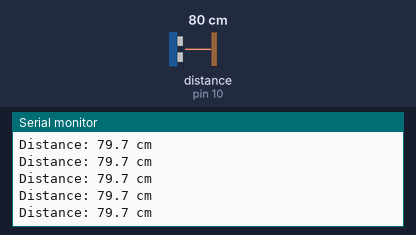
Recording of a sketch running on a simulated Arduino Uno, built with avr-gcc and run on an emulated ATmega328P. On the bench: the last lines printed to the serial monitor. Wiring (inferred from the names in the program): ultrasonic range finder: trigger pin 9; echo pin 10. The inputs (shaded band) are chosen by the test bench; at power-on: distance to the obstacle (sensor on pin 10) 80 cm. The echo pulse lasts 58.3 µs per cm.

Above: at 1.2 s.
1.3 s: distance to the obstacle (sensor on pin 10) set to 299 cm
At 1.62 s:
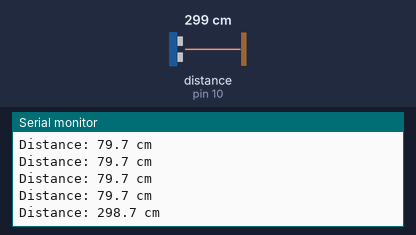
4.3 s: distance to the obstacle (sensor on pin 10) set to 2 cm
At 4.45 s:
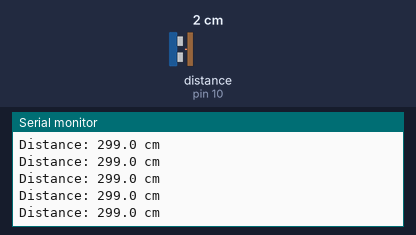
Timing chart, 0 to 7.3 s (numbered marks = the images above; inputs shaded):
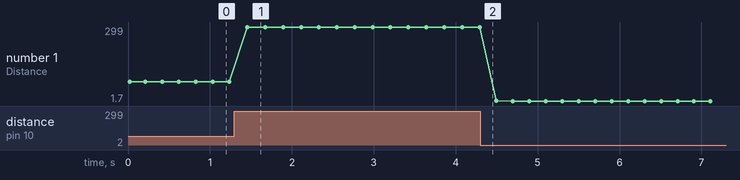

Measured:
- after the input at 1.3 s, the serial monitor: prints a new line after 0.16 s (image 1)
- plotted number 1: 79.7 → 299 after the input at 1.3 s, 299 → 1.7 after the input at 4.3 s

The sketch:

05_HC-SR04_Ultrason.ino
```cpp
/*
 * =====================================================================
 *  Arduino Lab Nexus v6.1.0 STABLE  -  HC-SR04 Ultrason
 * =====================================================================
 *  Explication : Mesure de distance par ultrasons avec timeout (aucune bibliothèque).
 *  Carte       : Arduino UNO / Nano (ATmega328P) - compatible Mega
 *  Moniteur    : 9600 bauds
 *
 *  Câblage :
 *   Arduino 5V     -> HC-SR04 VCC
 *   Arduino D9     -> HC-SR04 TRIG
 *   Arduino D10    -> HC-SR04 ECHO
 *   Arduino GND    -> HC-SR04 GND
 *
 *  Bibliothèques requises (arduino-cli lib install "...") : aucune
 * =====================================================================
 */
// @libs:

const uint8_t PIN_TRIG = 9;
const uint8_t PIN_ECHO = 10;
const unsigned long TIMEOUT_US = 30000UL;   // ~5 m max

// Retourne la distance en cm, ou -1 si aucun écho
float mesurerDistanceCm() {
  digitalWrite(PIN_TRIG, LOW);  delayMicroseconds(2);
  digitalWrite(PIN_TRIG, HIGH); delayMicroseconds(10);   // impulsion 10 µs
  digitalWrite(PIN_TRIG, LOW);
  unsigned long duree = pulseIn(PIN_ECHO, HIGH, TIMEOUT_US);
  if (duree == 0) return -1.0;
  return duree * 0.0343 / 2.0;                           // vitesse du son 343 m/s
}

void setup() {
  pinMode(PIN_TRIG, OUTPUT);
  pinMode(PIN_ECHO, INPUT);
  Serial.begin(9600);
  Serial.println(F("[05] HC-SR04 pret"));
}

void loop() {
  float d = mesurerDistanceCm();
  if (d < 0) Serial.println(F("Hors de portee"));
  else { Serial.print(F("Distance: ")); Serial.print(d, 1); Serial.println(F(" cm")); }
  delay(200);
}
```
